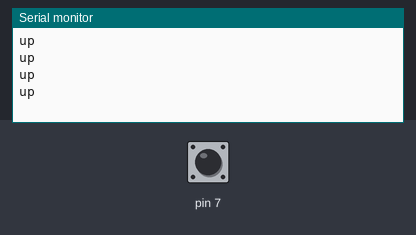
Recording of a sketch running on a simulated Arduino Uno, built with avr-gcc and run on an emulated ATmega328P. Parts: the last lines printed to the serial monitor. The inputs (shaded band) are chosen by the test bench; at power-on: pin 7 HIGH.

Above: at 1.8 s.
1.9 s: pin 7 driven LOW
At 2.4 s:
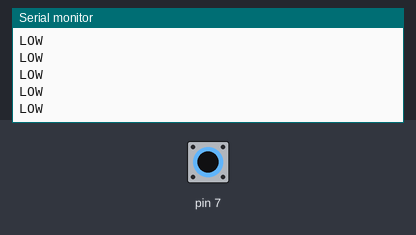
3.9 s: pin 7 pulsed HIGH 5 times (0.12 s each, 0.3 s apart)
At 4.24 s:
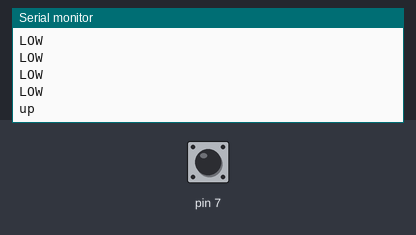

Measured:
- after the input at 1.9 s, the serial monitor: prints a new line after 0.10 s (image 1)

The sketch:

hack_arduino_code_.ino
```cpp
void setup() {
  // put your setup code here, to run once:
pinMode(7, INPUT);

Serial.begin(9600);
}
void loop() {
  if(digitalRead(7)==LOW)
  {Serial.println("LOW");
  }
  else{
    Serial.println("up");
    delay(500);
  }
  // put your main code here, to run repeatedly:

}
```
